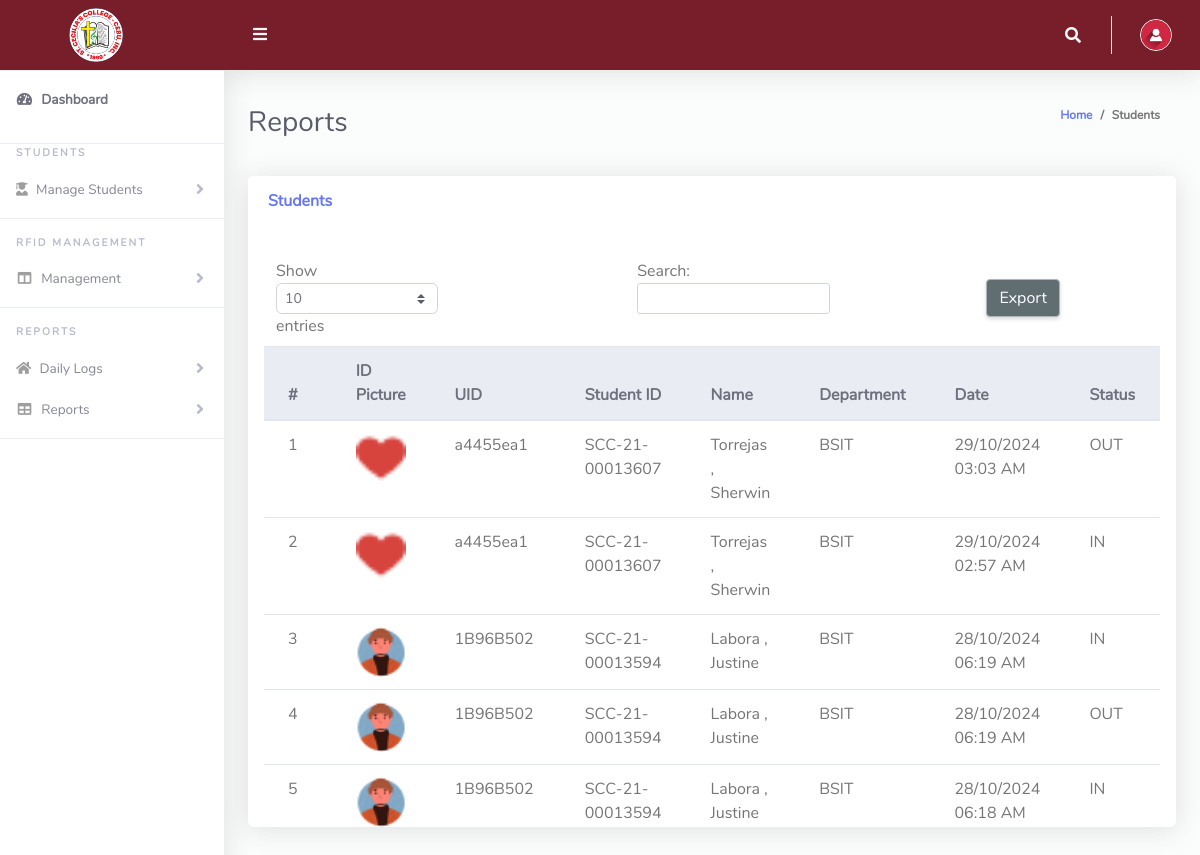
The page /rfid2/Registrar/studreports.php on the database its author committed.
### tables this page shows
CREATE TABLE `dailylogs` (
  `lid` int(10) NOT NULL,
  `sid` int(20) DEFAULT NULL,
  `stid` int(20) DEFAULT NULL,
  `datetime` timestamp NOT NULL DEFAULT current_timestamp() ON UPDATE current_timestamp(),
  `category` enum('IN','OUT','','') NOT NULL
);

CREATE TABLE `registudent` (
  `sid` int(10) NOT NULL,
  `did` int(10) NOT NULL,
  `cid` int(10) NOT NULL,
  `guardiannumber` varchar(20) NOT NULL,
  `image` varchar(255) NOT NULL
);

CREATE TABLE `rfid` (
  `cid` int(10) NOT NULL,
  `uid` varchar(20) NOT NULL,
  `timedate` timestamp NOT NULL DEFAULT current_timestamp() ON UPDATE current_timestamp()
);

CREATE TABLE `information` (
  `did` int(100) NOT NULL,
  `schoolid` varchar(20) NOT NULL,
  `name` varchar(100) NOT NULL,
  `department` varchar(100) NOT NULL,
  `category` enum('student','staff','','') NOT NULL
);

### rfid2/Registrar/studreports.php (the view, shortened to what this page needs)
<?php
include '../Includes/dbcon.php';
$date = isset($_GET['date']) ? $_GET['date'] : '';
$query = "
    SELECT
        d.lid,
        d.sid,
        r.uid,
        i.schoolid,
        i.name,
        i.department,
        DATE_FORMAT(d.datetime, '%d/%m/%Y %h:%i %p') AS formatted_datetime,  -- Convert to 12-hour format
        d.category,
        s.image
    FROM
        dailylogs d
    INNER JOIN
        registudent s ON d.sid = s.sid
    INNER JOIN
        information i ON s.did = i.did
    INNER JOIN
        rfid r ON s.cid = r.cid
    WHERE
        i.category = 'student'
        AND i.department NOT IN (
            'SpEd', 'sped', 'pre-school', 'Pre-school',
            'Nursery 1', 'Nursery 2',
            'kinder 1', 'kinder 2',
            'Grade 1', 'Grade 2', 'Grade 3', 'Grade 4',
            'Grade 5', 'Grade 6', 'Grade 7', 'Grade 8',
            'Grade 9', 'Grade 10', 'Grade 11', 'Grade 12'
        )
        AND (d.datetime LIKE '$date%' OR '$date' = '')  -- Filter by date
    ORDER BY
        d.datetime DESC
";
$result = mysqli_query($conn, $query);
?>
<!DOCTYPE html>
<html lang="en">
<head>
    <link href="../vendor/fontawesome-free/css/all.min.css" rel="stylesheet" type="text/css">
    <link href="../vendor/bootstrap/css/bootstrap.min.css" rel="stylesheet" type="text/css">
    <link href="css/ruang-admin.min.css" rel="stylesheet">
</head>
<body id="page-top">
    <div id="wrapper">
        <?php include "Includes/sidebar.php";?>
        <div id="content-wrapper" class="d-flex flex-column">
            <div id="content">
                <?php include "Includes/topbar.php";?>
                <div class="container-fluid" id="container-wrapper">
                    <div class="d-sm-flex align-items-center justify-content-between mb-4">
                        <h1 class="h3 mb-0 text-gray-800">Reports </h1>
                        <ol class="breadcrumb">
                            <li class="breadcrumb-item"><a href="./">Home</a></li>
                            <li class="breadcrumb-item active" aria-current="page">Students</li>
                        </ol>
                    </div>
                    <div class="row">
                        <div class="col-lg-12">
                            <div class="card mb-4">
                                <div class="card-header py-3 d-flex flex-row align-items-center justify-content-between">
                                    <h6 class="m-0 font-weight-bold text-primary">Students</h6>
                                </div>
                                <div class="table-responsive p-3"style="max-height: 600px; overflow-y: auto;">
                                <div class="row mb-3">
                                </div>
                                <button id="exportBtn" type="button" class="btn btn-primary" style="float: right; margin-top: 20px; margin-right: 100px">Export</button>
                                    <table class="table align-items-center table-flush table-hover" id="dataTableHover">
                                        <thead class="thead-light">
                                        <tr>
                                                <th>#</th>
                                                <th>ID Picture</th>
                                                <th>UID</th>
                                                <th>Student ID</th>
                                                <th>Name</th>
                                                <th>Department</th>
                                                <th>Date</th>
                                                <th>Status</th>
                                            </tr>
                                        </thead>
                                        <tbody  >
                                        <?php
                                            if (mysqli_num_rows($result) > 0) {
                                                $count = 1;
                                                while ($row = mysqli_fetch_assoc($result)) {
                                                    echo "<tr>";
                                                    echo "<td>" . $count++ . "</td>";
                                                    echo "<td><img src='" . $row['image'] . "' width='50' height='50'></td>";
                                                    echo "<td>" . $row['uid'] . "</td>";
                                                    echo "<td>" . $row['schoolid'] . "</td>";
                                                    echo "<td>" . $row['name'] . "</td>";
                                                    echo "<td>" . $row['department'] . "</td>";
                                                    echo "<td>" . $row['formatted_datetime'] . "</td>";
                                                    echo "<td>" . $row['category'] . "</td>";
                                                    echo "</tr>";
                                                }
                                            } else {
                                                echo "<tr><td colspan='8'>No data available</td></tr>";
                                            }
                                            ?>
                                        </tbody>
                                    </table>
                                </div>
                            </div>
                        </div>
                    </div>
                </div>
    </div>
</body>
</html>

### rows shown on the page
dailylogs: sid.image (picture), rfid.uid "a4455ea1", information.schoolid "SCC-21-00013607", information.name "Torrejas , Sherwin", information.department "BSIT", formatted_datetime "29/10/2024 03:03 AM", category "OUT"
dailylogs: sid.image (picture), rfid.uid "a4455ea1", information.schoolid "SCC-21-00013607", information.name "Torrejas , Sherwin", information.department "BSIT", formatted_datetime "29/10/2024 02:57 AM", category "IN"
dailylogs: sid.image (picture), rfid.uid "1B96B502", information.schoolid "SCC-21-00013594", information.name "Labora , Justine", information.department "BSIT", formatted_datetime "28/10/2024 06:19 AM", category "IN"
dailylogs: sid.image (picture), rfid.uid "1B96B502", information.schoolid "SCC-21-00013594", information.name "Labora , Justine", information.department "BSIT", formatted_datetime "28/10/2024 06:19 AM", category "OUT"
dailylogs: sid.image (picture), rfid.uid "1B96B502", information.schoolid "SCC-21-00013594", information.name "Labora , Justine", information.department "BSIT", formatted_datetime "28/10/2024 06:18 AM", category "IN"
